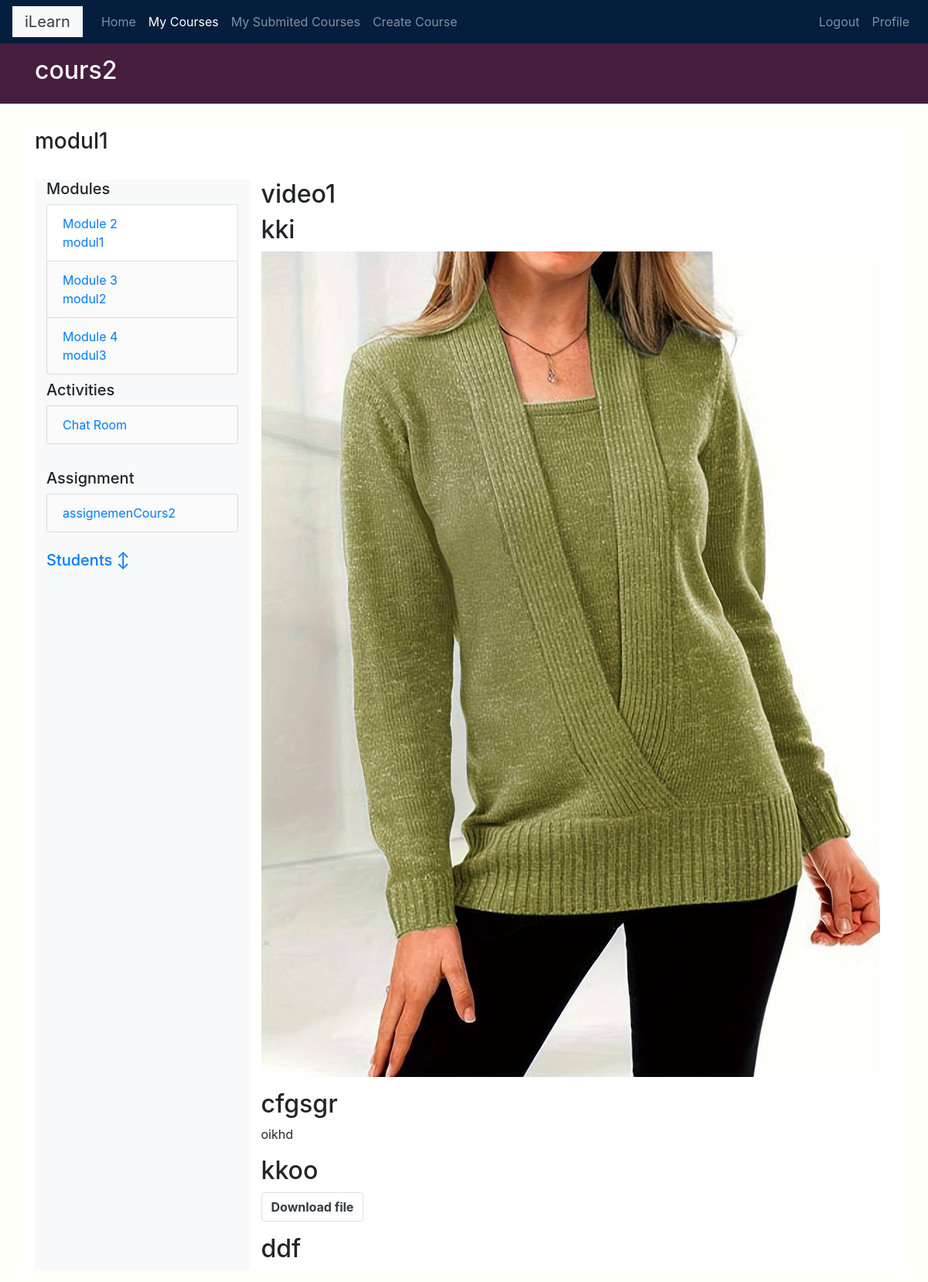
/students/course/1/ (signed in), run on the app's committed database.
### courses/models.py (models this page shows, shortened)
class Course(models.Model):
    instructor = models.ForeignKey('Instructor', related_name='courses_created', on_delete=models.CASCADE)
    subject  = models.ForeignKey(Subject, related_name='courses', on_delete=models.CASCADE)
    title = models.CharField(max_length=200)
    overview = models.TextField(max_length=200)
    slug = models.SlugField(max_length=200,unique=True)
    created = models.DateTimeField(auto_now_add=True)
    enrollments = models.ManyToManyField(Student,through='Enrollment')
    feature = models.BooleanField(default=False,null=True)
    photo = models.ImageField(upload_to='courses/%Y/%m/%d/',default='courses/course_icon.png',
                              blank=False)
    class Meta:
        ordering = ['-created']

class Module(models.Model):
    course = models.ForeignKey(Course,related_name='modules',on_delete=models.CASCADE)
    title = models.CharField(max_length=200)
    description = models.TextField(blank=True)
    order = OrderField(blank=True, for_fields=['course'])
    class Meta:
        ordering = ['order']

class Content(models.Model):
    module = models.ForeignKey(Module,related_name='contents',on_delete=models.CASCADE)
    content_type = models.ForeignKey(ContentType,on_delete=models.CASCADE,limit_choices_to={
    "model__in":(
    'text',
    'video',
    'image',
    'file'
    )
    })
    object_id = models.PositiveIntegerField()
    item = GenericForeignKey('content_type','object_id')
    order = OrderField(blank=True, for_fields=['module'])
    class Meta:
        ordering = ['order']

class ItemBase(models.Model):
    instructor = models.ForeignKey('Instructor',on_delete=models.CASCADE,related_name="%(class)s_related")
    title = models.CharField(max_length=250)
    created  = models.DateTimeField(auto_now_add=True)
    updated = models.DateTimeField(auto_now=True)
    class Meta:
        abstract = True
    def render(self):
        return render_to_string(f"courses/content/{self._meta.model_name}.html",{'item':self})
    pass

class Video(ItemBase):
    url = models.URLField()
    pass

class Image(ItemBase):
    file = models.FileField(upload_to='images')
    pass

class Text(ItemBase):
    content = RichTextField(blank=True,null=True)
    pass

class File(ItemBase):
    file = models.FileField(upload_to='files')
    pass

### assignments/models.py (models this page shows, shortened)
class Assignment(models.Model):
    title = models.CharField(max_length=200)
    overview = models.TextField(max_length=200)
    slug = models.SlugField(max_length=200,  unique=True)
    created = models.DateTimeField(auto_now_add=True)
    weight = models.DecimalField(max_digits=5,  decimal_places=3)
    course = models.ForeignKey(Course, related_name='assignments',  on_delete=models.CASCADE)
    opens = models.DateTimeField(blank=True, null=True, help_text='YYYY-MM-DD HH:MM:SS')
    closes = models.DateTimeField(blank=True, null=True, help_text='YYYY-MM-DD HH:MM:SS')
    time_limit = models.DurationField(default=datetime.timedelta(days=0, hours=1,  minutes=0), help_text='hh:mm:ss')
    attempts = models.ManyToManyField(
        Enrollment,
        through='Attempt'
    )

### students/views.py (the view)
class StudentCourseDetailView(StudentCourseDetailMixin, DetailView):
    model = Course
    template_name = 'students/course/detail.html'
    def get_context_data(self,**kwargs):
        context = super().get_context_data(**kwargs)
        course = self.get_object()
        context['page'] = 'module'
        if 'module_id' in self.kwargs:
            context['module'] = course.modules.get(id=self.kwargs['module_id'])
        else:
            modules = course.modules.all()
            if modules:
                context['module'] = course.modules.all()[0]
            else:
                context['module'] = []
        return context

### courses/templatetags/course.py (called while the page is built)
@register.filter
def is_instructor(obj):
    try:
        if obj.is_superuser or obj.instructor:
            return True
        else:
            return False
    except:
        return None

@register.filter
def get_name(obj):
    return obj.get_full_name() or obj.username

### students/views.py (called while the page is built)
    def dispatch(self,request,pk=None,assignment_id=None,*args,**kwargs):
        if not request.user.is_authenticated:
            return super().dispatch(request,pk,assignment_id,*args,**kwargs)
        student = Student.objects.filter(user=request.user)
        if student:
            self.student = student[0]
        if pk:
            self.enrollment = get_object_or_404(Enrollment,student=self.student,course=Course.objects.get(pk=pk))
        return super().dispatch(request,pk,assignment_id,*args,**kwargs)

    def get_queryset(self):
        qs = super().get_queryset()
        student = self.student
        return qs.filter(course_enrollements__student__in=[student])

### students/templates/students/course/detail.html (shortened to what this page needs)
{% extends "base.html" %}
{% load course %}
{% block page_title %}
  <h2>{{ object.title }}</h2>
{% endblock %}
{% block content %}
  <h3>{{ module.title }}</h3>
  <br>
  <div class="container">
    <div class="row">
      <div class="bg-light col-xs-12 col-md-3 contents">
        <h5>Modules</h5>
        <ul class="modules list-group">
          {% for m in object.modules.all %}
            <li data-id={{ m.id }} class="{% if m == module %}selected{% endif %} list-group-item">
              <a href="{% url "students:student_course_detail_module" object.id m.id %}">
                <span>
                  Module <span class="order">{{ m.order|add:1}}</span>
                  <br>
                  {{ m.title }}
                </span>
              </a>
            </li>
          {% empty %}
            <li>No modules yet.</li>
          {% endfor %}
        </ul>
        <div class="my-2">
          <h5>Activities</h5>
          <li class="list-group-item">
            <a href='{% url "chat:course_chat_room" object.id %}'>
              <span>
                Chat Room
              </span>
            </a>
          </li>
        </div>
        <br>
        <h5>Assignment</h5>
        <ul class="modules list-group">
          {% for asn in object.assignments.all %}
            <li data-id={{ asn.id }} class="{% if asn == assignment %}selected{% endif %} list-group-item">
              <a href="{% url "students:student_course_a_assignment_detail" object.id asn.id %}">
                <span>
                  {{ asn.title }}
                </span>
              </a>
            </li>
          {% empty %}
            <li>No Assignment yet.</li>
          {% endfor %}
        </ul>
        <br>
        <a class="mt-1" data-toggle="collapse" href="#collapseStudent" role="button" aria-expanded="false" aria-controls="collapseStudent">
          <h5>
            Students
            <span>&#8597;</span>
          </h5>
        </a>
      </div>
      <div class="col-xs-12 col-md-9 module">
        {% if page == 'assignment' %}
            {% if assignment %}
              <h4>{{ assignment.title }}</h4>
              <div class="">
                <div class="px-2">
                  <h6>Overview</h6>
                  <p class="px-2">
                    {{ assignment.overview }}
                  </p>
                </div>
                <div class="row">
                    <div class="col-sm-12">
                      <h6>Opens:
                        <span class="assignement_date_span">
                        {% if assignment.opens %}
                          {{assingment.opens}}
                        {% else %}
                          N/A
                        {% endif%}
                        </span>
                          to
                        <span class="assignement_date_span">
                        {% if assignment.closes %}
                          {{assingment.closes}}
                        {% else %}
                          N/A
                        {% endif%}
                        </span>
                      </h6>
                    </div>
                    <h6 class="col-sm-6 text-left">
                      <p>Duration:&nbsp;&nbsp;{{assignment.time_limit}}s</p>
                    </h6>
                    <h6 class="col-sm-6 text-right">
                      <p>Weight:&nbsp;&nbsp;{{assignment.weight}}%</p>
                    </h6>
                    <h6 class="col-sm-12 text-right">
                      <p>Total:&nbsp;&nbsp;&nbsp;{% if attempted_highest %}{{attempted_highest.get_grade.total }}{% endif %}/{{assignment.get_total}}</p>
                    </h6>
                    <div class="col-sm-12 text-center d-flex justify-content-end">
                      {% if assignment.get_total > 0 %}
                        {% if attempted %}
                            <div class="dropdown mx-1">
                              <a class="btn bg-btn-theme-one dropdown-toggle" href="#" role="button" id="dropdownAttemptLink" data-toggle="dropdown" aria-expanded="false">
                                Review Attempt
                              </a>
                              <div class="dropdown-menu" aria-labelledby="dropdownAttemptLink">
                                {% for attempt in attempted %}
                                    <a class="dropdown-item" href="{% url 'courses:assignments:test_review_page' object.pk  assignment.pk attempt.pk %}"><b>{{attempt}}</b> {{attempt.get_grade.total}}/{{assignment.get_total}}</a>
                                {% endfor %}
                              </div>
                            </div>
                        {% endif %}
                        <div class="mx-1">
                          <a class="btn bg-btn-theme-two" href="{% url 'courses:assignments:test_page' object.pk  assignment.pk %}">Start Assignment</a>
                        </div>
                      {% else %}
                        <p class='text-info'>This Assignment Have no Content</p>
                      {% endif %}
                    </div>
                </div>
              </div>
            {% else %}
              <p class="no-contents-text text-info">No Assignments yet.</p>
            {% endif %}
        {% elif page == 'module' %}
            {% for content in module.contents.all %}
              {% with item=content.item %}
                <h2>{{ item.title }}</h2>
                {{ item.render }}
              {% endwith %}
            {% empty %}
              <p class="no-contents-text text-info">No content in {{module.title}} yet.</p>
            {% endfor %}
        {% endif %}
      </div>
    </div>
  </div>
{% endblock %}

### courses/templates/courses/content/image.html
<p>
  <img src="{{ item.file.url }}" alt="{{ item.title }}" />
</p>

### courses/templates/courses/content/text.html
{{ item.content|safe|linebreaks }}

### courses/templates/courses/content/file.html
<p>
  <a href="{{ item.file.url}}" class="btn text-dark border">Download file</a>
</p>

### courses/static/css/base.css (style rules this page uses)
body { background-color:#fffef9; }
.list-group-item:not(.selected) { background-color: rgb(250,250,250); }
p:empty { display:none; }
.btn { font-weight: bolder; color:white; }

### data on the page
Course: title "cours2"
Module: title "modul1", order|add "2"
Module: order|add "3", title "modul2"
Module: order|add "4", title "modul3"
Assignment: title "assignemenCours2"
Content: item "video1"
Content: item "kki", item.file (picture)
Content: item "cfgsgr", item.content "oikhd"
Content: item "kkoo"
Content: item "ddf"
